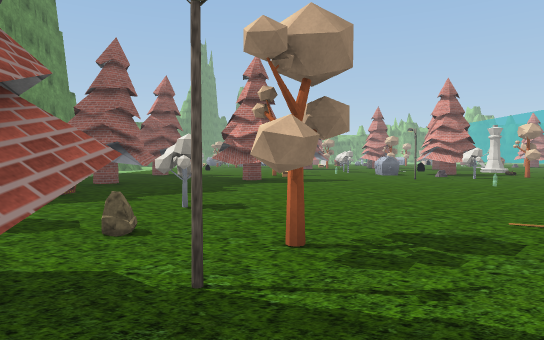
View 1 (above)

24 first-person views from a walk through a scene from a Unity 3-D project. The camera is 1.5 m above the floor, tilts 2° down and sees 75° across. The floor is counted in squares, 2 m on a side. Each view is taken from the middle of a square. On the plan, view 1 faces up. The plan holds only what a view shows up to about 11 squares ahead; the rest is blank. The place goes on beyond the plan. The player character is not drawn. Some animated figures are left out. Some surface patterns are stand-ins.

View 2
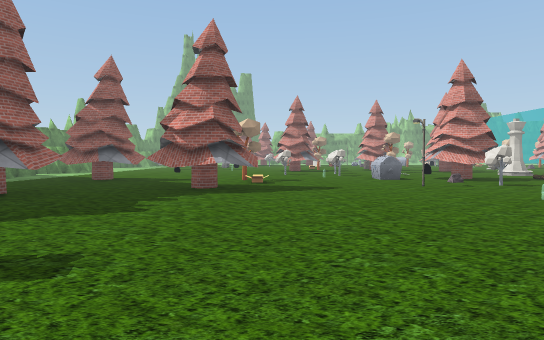

View 3
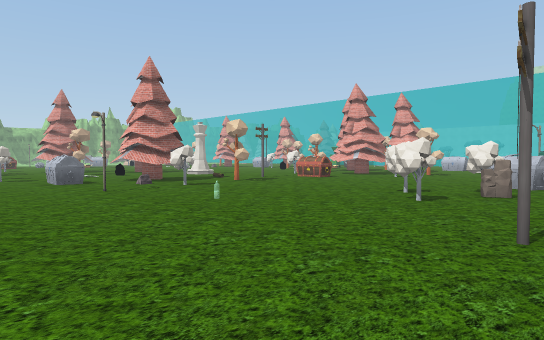

View 4
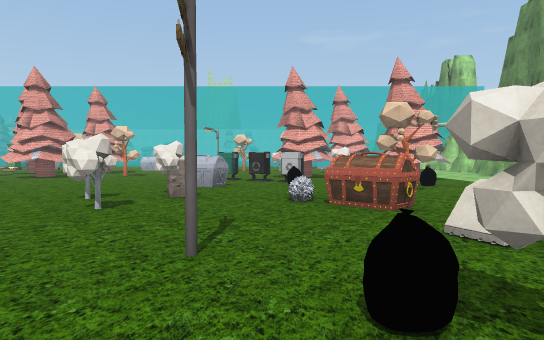

View 5
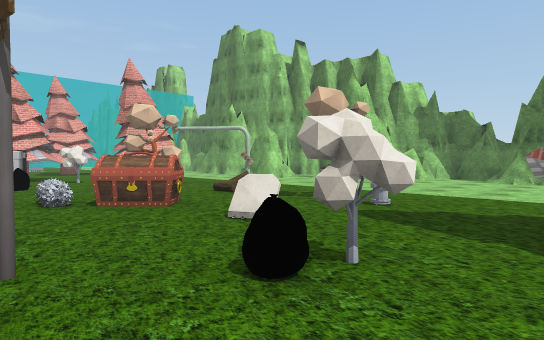

View 6
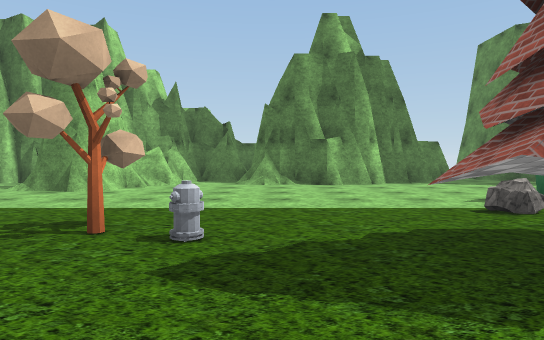

View 7
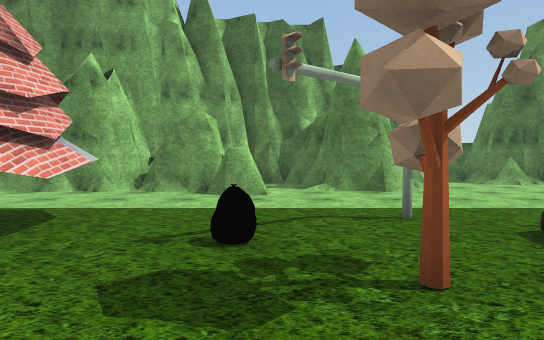

View 8
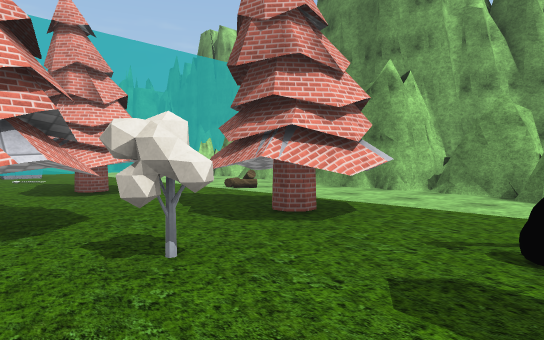

View 9
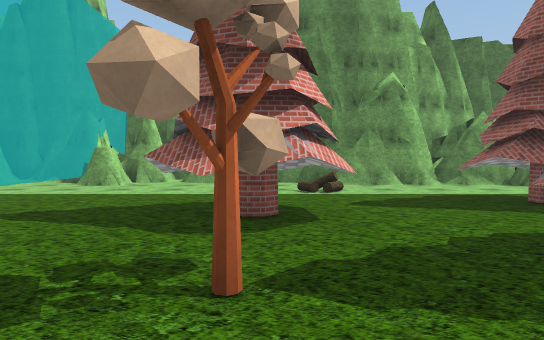

View 10
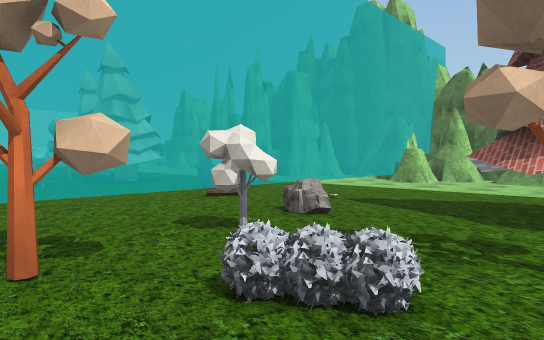

View 11
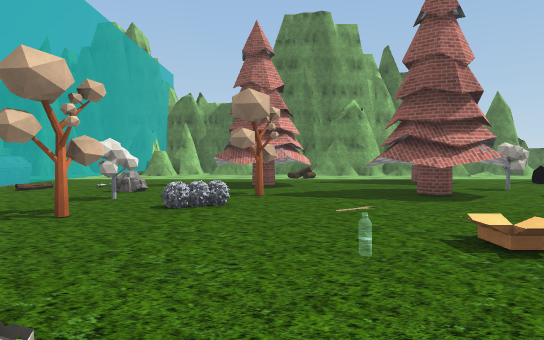

View 12
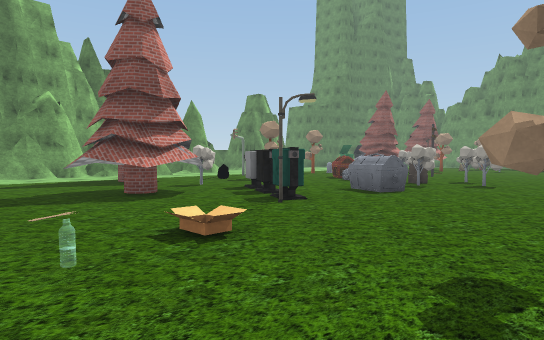

View 13
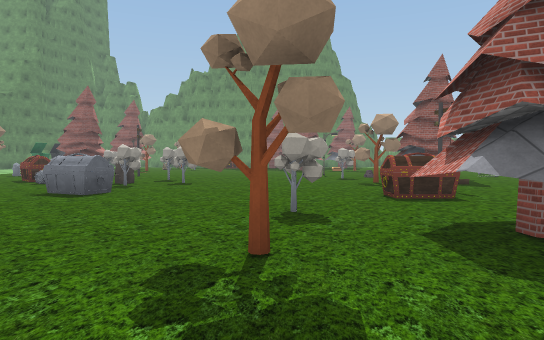

View 14
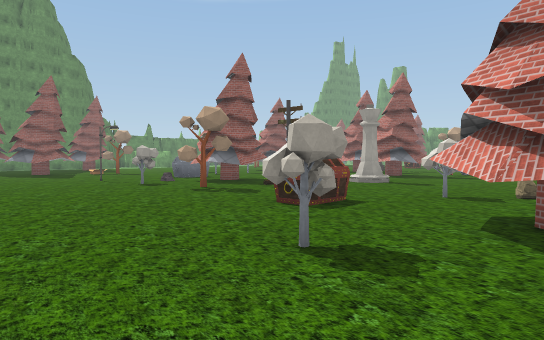

View 15
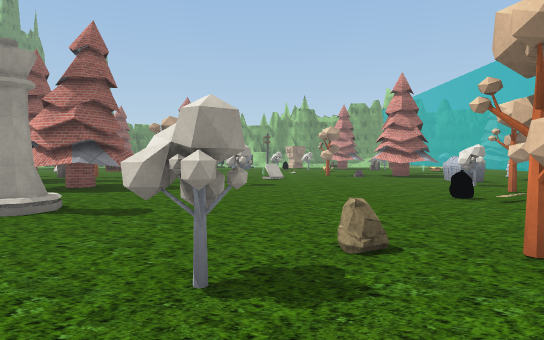

View 16
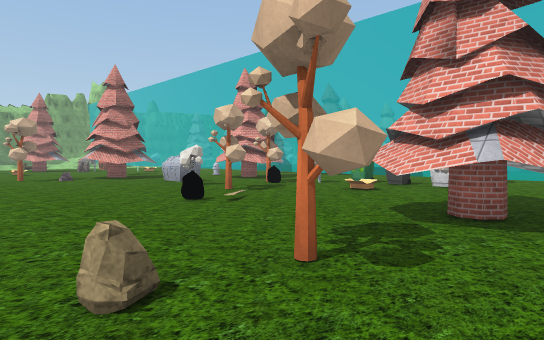

View 17
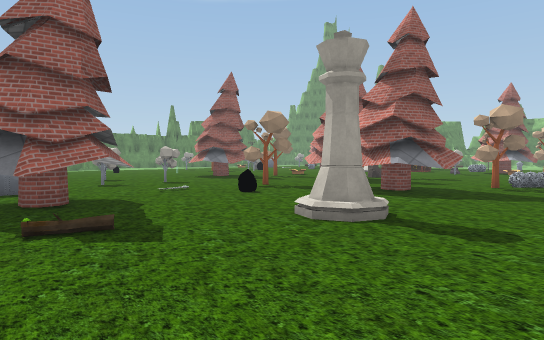

View 18
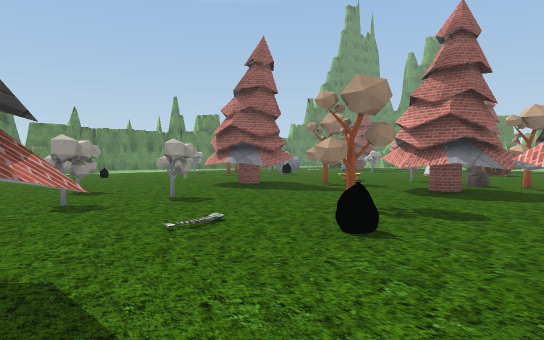

View 19
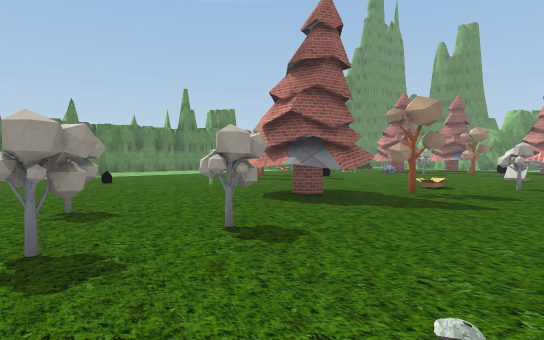

View 20
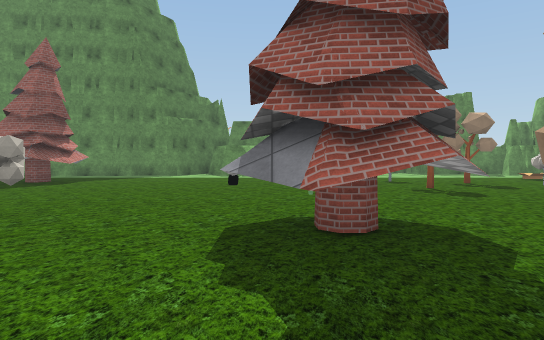

View 21
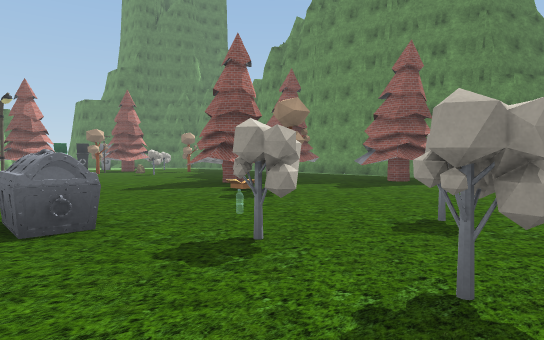

View 22
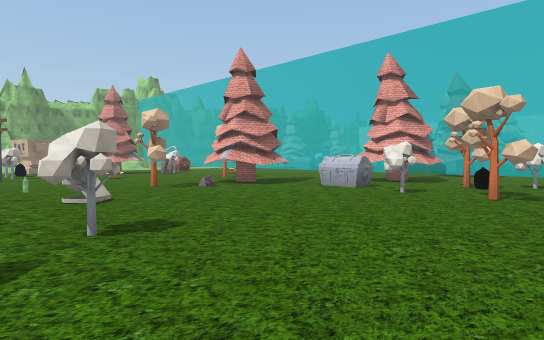

View 23
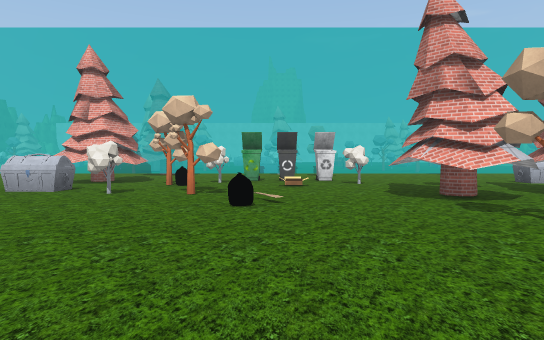

View 24
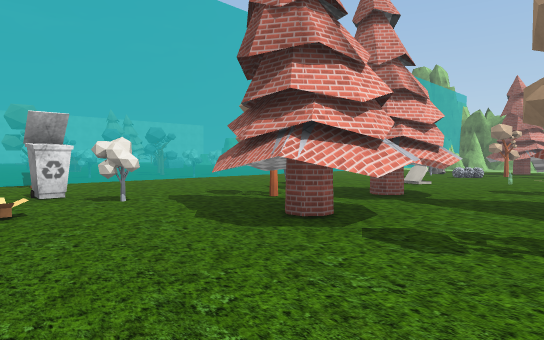

### Floor plan
Key: @ floor where view 1 was taken; # wall or solid block; x gap in a wall; . floor; / step, stairs or slope; = window, fence, low wall or low ledge; ^ raised ledge; O other object.
Columns run from 5 left of view 1 to 27 right of it. Each row starts with its distance up from view 1.
 28 .O..O   ... ..       ....#
 27 .O.... ...O...     ...O..#
 26  .O.........OO. .. .........
 25  .O.........  ...O .O.....O.#
 24    .... .O.###...O........O.##
 23    ...^##...... ...O..........
 22 .......##.....###........O..O.
 21 .O..........O.###..........O.O
 20 .........O...............O...O
 19 .......O.....O.........O/......
 18 .........O......#...............
 17 ............................OO..O
 16 #^...... .O. #.......O..###.....O
 15 ##........O.##^.....O.O.###.....
 14 ##...O......O.... ...x^..^#O....
 13 ............O.O...O..###.##.....
 12 ...^##....#..........###.##....
 11   .###...................^^..O
 10 ##..................O.O......
  9  ^........................O
  8  ...........................
  7 O............OOO.............
  6  ...O..........O.OO.O.........
  5   ..O......#................O...
  4   .O...............O.#^...O.O...
  3   ...O...O....OO..OO.##..O......
  2     ##.....O.OO....O.##.....O...
  1     #.. #.......O........##.....O
  0      @ ##..O..=..O..##...##.....O
 -1        .....O..O....##...^......
 -2    OO .O............#^..........
 -3     OO..................=.......
 -4       ............#.............
 -5      .........##..######.. ...#.
 -6     ..........###.# ########.####
 -7    ....####..####.###
 -8    ..###  ##.#  ###

Where each view was taken, in squares from view 1:
view 1: 0 up, 0 right, facing up
view 2: 3 up, 1 right, facing up
view 3: 4 up, 2 right, facing up-right
view 4: 4 up, 3 right, facing right
view 5: 5 up, 3 right, facing down-right
view 6: 3 up, 5 right, facing down
view 7: 3 up, 12 right, facing down
view 8: 3 up, 12 right, facing down-right
view 9: 5 up, 20 right, facing down
view 10: 6 up, 20 right, facing down-right
view 11: 10 up, 20 right, facing down
view 12: 10 up, 20 right, facing down-left
view 13: 10 up, 20 right, facing left
view 14: 8 up, 17 right, facing up-left
view 15: 13 up, 15 right, facing up
view 16: 14 up, 15 right, facing up-right
view 17: 14 up, 14 right, facing up-left
view 18: 16 up, 10 right, facing up-left
view 19: 17 up, 7 right, facing up-left
view 20: 22 up, 6 right, facing left
view 21: 20 up, 6 right, facing down-left
view 22: 19 up, 13 right, facing up-right
view 23: 19 up, 13 right, facing right
view 24: 19 up, 17 right, facing down-right
